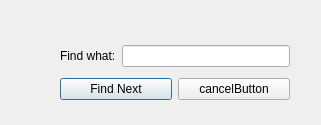
<?xml version="1.0" encoding="UTF-8"?>
<ui version="4.0">
 <class>Find</class>
 <widget class="QDialog" name="Find">
  <property name="geometry">
   <rect>
    <x>0</x>
    <y>0</y>
    <width>321</width>
    <height>125</height>
   </rect>
  </property>
  <property name="windowTitle">
   <string>Dialog</string>
  </property>
  <widget class="QWidget" name="layoutWidget">
   <property name="geometry">
    <rect>
     <x>60</x>
     <y>40</y>
     <width>230</width>
     <height>67</height>
    </rect>
   </property>
   <layout class="QVBoxLayout" name="verticalLayout">
    <item>
     <layout class="QHBoxLayout" name="horizontalLayout">
      <item>
       <widget class="QLabel" name="label">
        <property name="text">
         <string>Find what:</string>
        </property>
       </widget>
      </item>
      <item>
       <widget class="QLineEdit" name="lineEdit"/>
      </item>
     </layout>
    </item>
    <item>
     <layout class="QHBoxLayout" name="horizontalLayout_2">
      <item>
       <widget class="QPushButton" name="findNext">
        <property name="text">
         <string>Find Next</string>
        </property>
       </widget>
      </item>
      <item>
       <widget class="QPushButton" name="cancelButton">
        <property name="text">
         <string>cancelButton</string>
        </property>
       </widget>
      </item>
     </layout>
    </item>
   </layout>
  </widget>
 </widget>
 <resources/>
 <connections>
  <connection>
   <sender>cancelButton</sender>
   <signal>clicked()</signal>
   <receiver>Find</receiver>
   <slot>close()</slot>
   <hints>
    <hint type="sourcelabel">
     <x>240</x>
     <y>91</y>
    </hint>
    <hint type="destinationlabel">
     <x>258</x>
     <y>118</y>
    </hint>
   </hints>
  </connection>
 </connections>
</ui>
